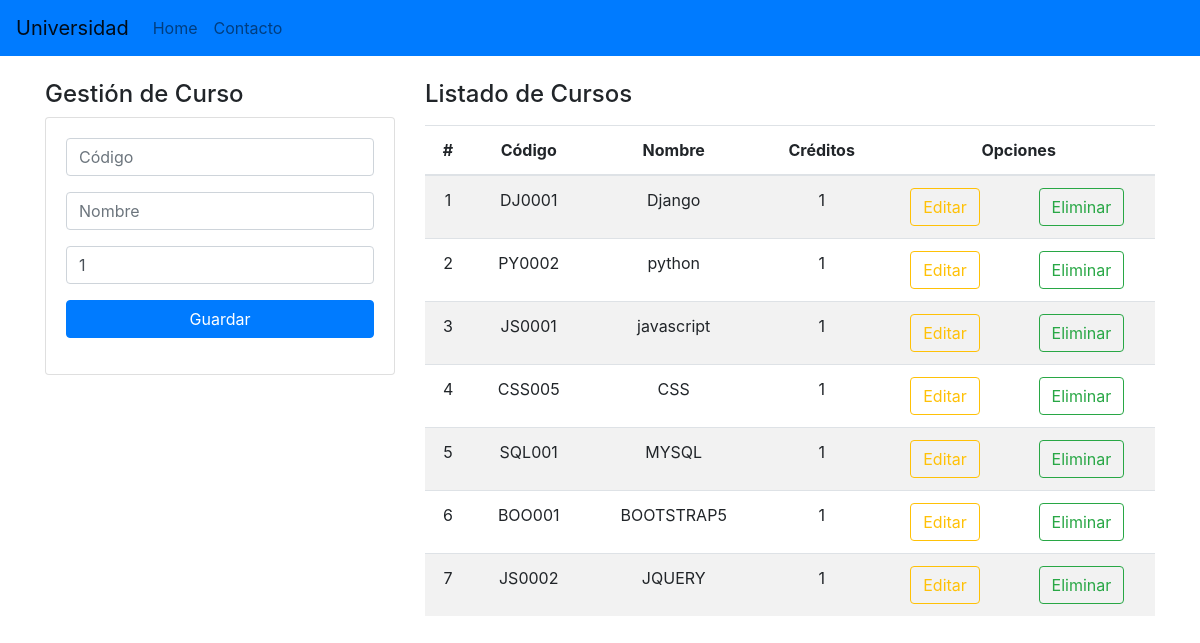
The page / on the database its author committed.
### app/models.py (models this page shows, shortened)
class Curso(models.Model):
    codigo = models.CharField(primary_key=True, max_length=6)
    nombre = models.CharField(max_length=50)
    creditos = models.PositiveBigIntegerField()

### app/views.py (the view)
# urls.py: 2. Add a URL to urlpatterns:  path('', views.home, name='home')
def home(request):
    cursosListados = Curso.objects.all()
    return render(request, "gestionCursos.html",{"cursos":cursosListados})

### app/templates/gestionCursos.html (shortened to what this page needs)
{% extends "./base.html" %}
{% block body %}
<div class="row">
    <div class="col-sm-12 col-md-6 col-lg-4 col-xl-4">
        <h4>Gestión de Curso</h4>
        <div class="card">
            <div class="card-body">
                <form action="/registrarCurso/" method="POST">
                    <div class="form-group">
                        <input type="text" id="txtCodigo" name="txtCodigo" class="form-control" placeholder="Código"
                            minlength="6" maxlength="6" required>
                    </div>
                    <div class="form-group">
                        <input type="text" id="txtNombre" name="txtNombre" class="form-control" placeholder="Nombre"
                            maxlength="50" required>
                    </div>
                    <div class="form-group">
                        <input type="text" id="numCreditos" name="numCreditos" class="form-control" min="1" max="9"
                            value="1" required>
                    </div>
                    <div class="form-group">
                        <button type="submit" class="btn btn-primary btn-block text-white">Guardar</button>
                    </div>
                </form>
            </div>
        </div>
    </div>
    <div class="col-sm-12 col-md-6 col-lg-8 col-xl-8">
        <h4>Listado de Cursos</h4>
        <div class="table-responsive py-2">
            <table class="table table-striped">
                <thead>
                    <tr>
                        <th>#</th>
                        <th>Código</th>
                        <th>Nombre</th>
                        <th>Créditos</th>
                        <th colspan="2">Opciones</th>
                    </tr>
                </thead>
                <tbody>
                    {% for c in cursos %}
                    <tr>
                        <td>{{forloop.counter}}</td>
                        <td>{{c.codigo}}</td>
                        <td>{{c.nombre}}</td>
                        <td>{{c.creditos}}</td>
                        <td><a href="edicionCurso/{{c.codigo}}" class="btn btn-outline-warning">Editar</a></td>
                        <td><a href="eliminarCurso/{{c.codigo}}" class="btn btn-outline-success btnEliminacion">Eliminar</a></td>
                    </tr>
                    {% endfor %}
                </tbody>
            </table>
        </div>
    </div>
</div>
{% endblock %}

### app/templates/base.html (shortened to what this page needs)
<!DOCTYPE html>
<html lang="en">
<head>
    {% load static %}
    <link rel="stylesheet" href="https://cdn.jsdelivr.net/npm/bootstrap@4.5.3/dist/css/bootstrap.min.css"
>
    <link rel="stylesheet" href="{% static 'css/gestionCursos.css' %}">
</head>
<body>
    <nav class="navbar navbar-expand-lg navbar-light bg-primary">
        <a class="navbar-brand" href="#">Universidad</a>
        <div class="collapse navbar-collapse" id="navbarNav">
            <ul class="navbar-nav">
                <li class="nav-item">
                    <a class="nav-link" href="#">Home <span class="sr-only">(current)</span></a>
                </li>
                <li class="nav-item">
                    <a class="nav-link" href="#">Contacto</a>
                </li>
            </ul>
        </div>
    </nav>
    <div class="container py-4">
        {% block body %}
        {% endblock %}
    </div>
</body>
</html>

### app/static/css/gestionCursos.css (style rules this page uses)
th, td { text-align: center; vertical-align: middle; }

### rows shown on the page
Curso: codigo "DJ0001", nombre "Django", creditos "1"
Curso: codigo "PY0002", nombre "python", creditos "1"
Curso: codigo "JS0001", nombre "javascript", creditos "1"
Curso: codigo "CSS005", nombre "CSS", creditos "1"
Curso: codigo "SQL001", nombre "MYSQL", creditos "1"
Curso: codigo "BOO001", nombre "BOOTSTRAP5", creditos "1"
Curso: codigo "JS0002", nombre "JQUERY", creditos "1"
